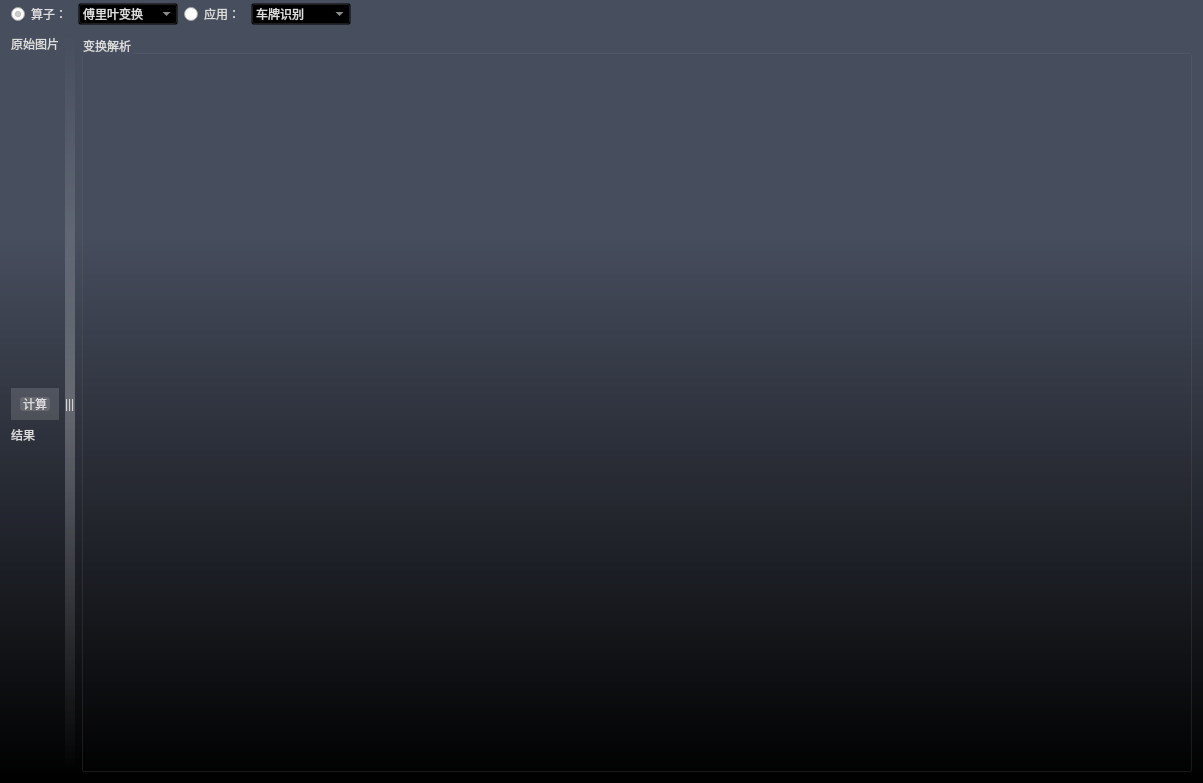
<?xml version="1.0" encoding="UTF-8"?>
<ui version="4.0">
 <class>ImageFilterTool</class>
 <widget class="QMainWindow" name="ImageFilterTool">
  <property name="windowModality">
   <enum>Qt::NonModal</enum>
  </property>
  <property name="geometry">
   <rect>
    <x>0</x>
    <y>0</y>
    <width>1203</width>
    <height>783</height>
   </rect>
  </property>
  <property name="mouseTracking">
   <bool>true</bool>
  </property>
  <property name="contextMenuPolicy">
   <enum>Qt::NoContextMenu</enum>
  </property>
  <property name="acceptDrops">
   <bool>true</bool>
  </property>
  <property name="windowTitle">
   <string>ImageFilterTool</string>
  </property>
  <property name="styleSheet">
   <string notr="true">#MainWindow{background-color:#ffffff;border-top-left-radius: 6px;border-top-right-radius: 6px;}
#centralwidget{background: qlineargradient(x1:1,y1:1,x2:1,y2:0,stop:0 #000000, stop:0.7 #474e5e);}
#widget_center{background: transparent;}
QWidget{color:#dddddd;}

QPushButton{border-radius: 3px;border:0px solid #474e5e;background-color:rgba(170,170,170,64);color:#DDDDDD;height:24;}
QPushButton:hover{background: qlineargradient(x1:1,y1:1,x2:1,y2:0,stop:0 #f4716e, stop:0.5 transparent);}
QPushButton:pressed{background: qlineargradient(x1:1,y1:1,x2:1,y2:0,stop:0 #42f875, stop:0.5 transparent);}
QPushButton::disabled{background-color:#7d7d7d;}

QLineEdit{background-color:transparent;}
QTextEdit{background-color:transparent;}

QComboBox{background-color:transparent;color:#dddddd;}
QComboBox QAbstractItemView{background-color:transparent;color:#dddddd;}

QHeaderView::section {background-color:transparent}
QTabBar::tab{background-color:rgb(100,100,100);}
QTabBar::tab::selected{background-color:rgb(66,66,66);}

QTreeView::branch:open:has-children:!has-siblings,
QTreeView::branch:open:has-children:has-siblings {image: url(./res/retract.png);}
QTreeView::branch:has-children:!has-siblings:closed,
QTreeView::branch:closed:has-children:has-siblings {image: url(./res/expand.png);}

QToolButton{border-radius: 3px;border:0px solid #474e5e;background-color:transparent;color:#DDDDDD;height:24;}
QToolButton:hover{background: qlineargradient(x1:1,y1:1,x2:1,y2:0,stop:0 #f4716e, stop:0.5 transparent);}
QToolButton:pressed{background: qlineargradient(x1:1,y1:1,x2:1,y2:0,stop:0 #42f875, stop:0.5 transparent);}
QToolButton::disabled{background-color:#7d7d7d;}</string>
  </property>
  <property name="toolButtonStyle">
   <enum>Qt::ToolButtonIconOnly</enum>
  </property>
  <widget class="QWidget" name="centralwidget">
   <property name="mouseTracking">
    <bool>true</bool>
   </property>
   <property name="acceptDrops">
    <bool>true</bool>
   </property>
   <layout class="QGridLayout" name="gridLayout">
    <property name="leftMargin">
     <number>2</number>
    </property>
    <property name="topMargin">
     <number>2</number>
    </property>
    <property name="rightMargin">
     <number>2</number>
    </property>
    <property name="bottomMargin">
     <number>2</number>
    </property>
    <property name="spacing">
     <number>0</number>
    </property>
    <item row="1" column="0">
     <widget class="QWidget" name="widget" native="true">
      <layout class="QGridLayout" name="gridLayout_2">
       <item row="5" column="0">
        <widget class="QLabel" name="label_filter_image">
         <property name="text">
          <string/>
         </property>
         <property name="alignment">
          <set>Qt::AlignCenter</set>
         </property>
        </widget>
       </item>
       <item row="2" column="0">
        <widget class="QLabel" name="label_raw_image">
         <property name="text">
          <string/>
         </property>
        </widget>
       </item>
       <item row="1" column="2" rowspan="5">
        <widget class="QGroupBox" name="groupBox_info">
         <property name="minimumSize">
          <size>
           <width>100</width>
           <height>0</height>
          </size>
         </property>
         <property name="title">
          <string>变换解析</string>
         </property>
         <layout class="QHBoxLayout" name="horizontalLayout">
          <item>
           <widget class="QScrollArea" name="scrollAre_info">
            <property name="styleSheet">
             <string notr="true">background: transparent;border:0px solid #474e5e;</string>
            </property>
            <property name="widgetResizable">
             <bool>true</bool>
            </property>
            <widget class="QWidget" name="scrollAreaWidgetContents">
             <property name="geometry">
              <rect>
               <x>0</x>
               <y>0</y>
               <width>1083</width>
               <height>705</height>
              </rect>
             </property>
            </widget>
           </widget>
          </item>
         </layout>
        </widget>
       </item>
       <item row="4" column="0">
        <widget class="QLabel" name="label_3">
         <property name="sizePolicy">
          <sizepolicy hsizetype="Preferred" vsizetype="Maximum">
           <horstretch>0</horstretch>
           <verstretch>0</verstretch>
          </sizepolicy>
         </property>
         <property name="text">
          <string>结果</string>
         </property>
        </widget>
       </item>
       <item row="1" column="0">
        <widget class="QLabel" name="label">
         <property name="sizePolicy">
          <sizepolicy hsizetype="Preferred" vsizetype="Maximum">
           <horstretch>0</horstretch>
           <verstretch>0</verstretch>
          </sizepolicy>
         </property>
         <property name="text">
          <string>原始图片</string>
         </property>
        </widget>
       </item>
       <item row="3" column="0">
        <widget class="QWidget" name="widget_2" native="true">
         <property name="minimumSize">
          <size>
           <width>0</width>
           <height>32</height>
          </size>
         </property>
         <property name="maximumSize">
          <size>
           <width>16777215</width>
           <height>32</height>
          </size>
         </property>
         <property name="styleSheet">
          <string notr="true">#widget_2{background-color: rgba(255, 255, 255,36);}</string>
         </property>
         <layout class="QHBoxLayout" name="horizontalLayout_3">
          <item>
           <widget class="QPushButton" name="pushButton">
            <property name="text">
             <string>计算</string>
            </property>
           </widget>
          </item>
         </layout>
        </widget>
       </item>
       <item row="1" column="1" rowspan="5">
        <widget class="QLabel" name="label_resize">
         <property name="sizePolicy">
          <sizepolicy hsizetype="Maximum" vsizetype="Preferred">
           <horstretch>0</horstretch>
           <verstretch>0</verstretch>
          </sizepolicy>
         </property>
         <property name="cursor">
          <cursorShape>SplitHCursor</cursorShape>
         </property>
         <property name="styleSheet">
          <string notr="true">background: qlineargradient(x1:1,y1:1,x2:1,y2:0,stop:0 transparent, stop:0.5 rgba(255,255,255,64),stop:1 transparent );</string>
         </property>
         <property name="frameShadow">
          <enum>QFrame::Sunken</enum>
         </property>
         <property name="text">
          <string>|||</string>
         </property>
        </widget>
       </item>
      </layout>
     </widget>
    </item>
    <item row="0" column="0">
     <widget class="QWidget" name="widget_tool" native="true">
      <property name="minimumSize">
       <size>
        <width>0</width>
        <height>24</height>
       </size>
      </property>
      <property name="maximumSize">
       <size>
        <width>16777215</width>
        <height>24</height>
       </size>
      </property>
      <layout class="QHBoxLayout" name="horizontalLayout_2">
       <property name="leftMargin">
        <number>9</number>
       </property>
       <property name="topMargin">
        <number>0</number>
       </property>
       <property name="rightMargin">
        <number>9</number>
       </property>
       <property name="bottomMargin">
        <number>0</number>
       </property>
       <item>
        <widget class="QRadioButton" name="radioButton">
         <property name="text">
          <string>算子：</string>
         </property>
         <property name="checked">
          <bool>true</bool>
         </property>
        </widget>
       </item>
       <item>
        <widget class="QComboBox" name="comboBox">
         <property name="minimumSize">
          <size>
           <width>100</width>
           <height>0</height>
          </size>
         </property>
         <item>
          <property name="text">
           <string>傅里叶变换</string>
          </property>
         </item>
        </widget>
       </item>
       <item>
        <widget class="QRadioButton" name="radioButton_2">
         <property name="text">
          <string>应用：</string>
         </property>
        </widget>
       </item>
       <item>
        <widget class="QComboBox" name="comboBox_2">
         <property name="minimumSize">
          <size>
           <width>100</width>
           <height>0</height>
          </size>
         </property>
         <item>
          <property name="text">
           <string>车牌识别</string>
          </property>
         </item>
        </widget>
       </item>
       <item>
        <spacer name="horizontalSpacer">
         <property name="orientation">
          <enum>Qt::Horizontal</enum>
         </property>
         <property name="sizeHint" stdset="0">
          <size>
           <width>40</width>
           <height>20</height>
          </size>
         </property>
        </spacer>
       </item>
      </layout>
     </widget>
    </item>
   </layout>
  </widget>
 </widget>
 <resources/>
 <connections/>
</ui>
